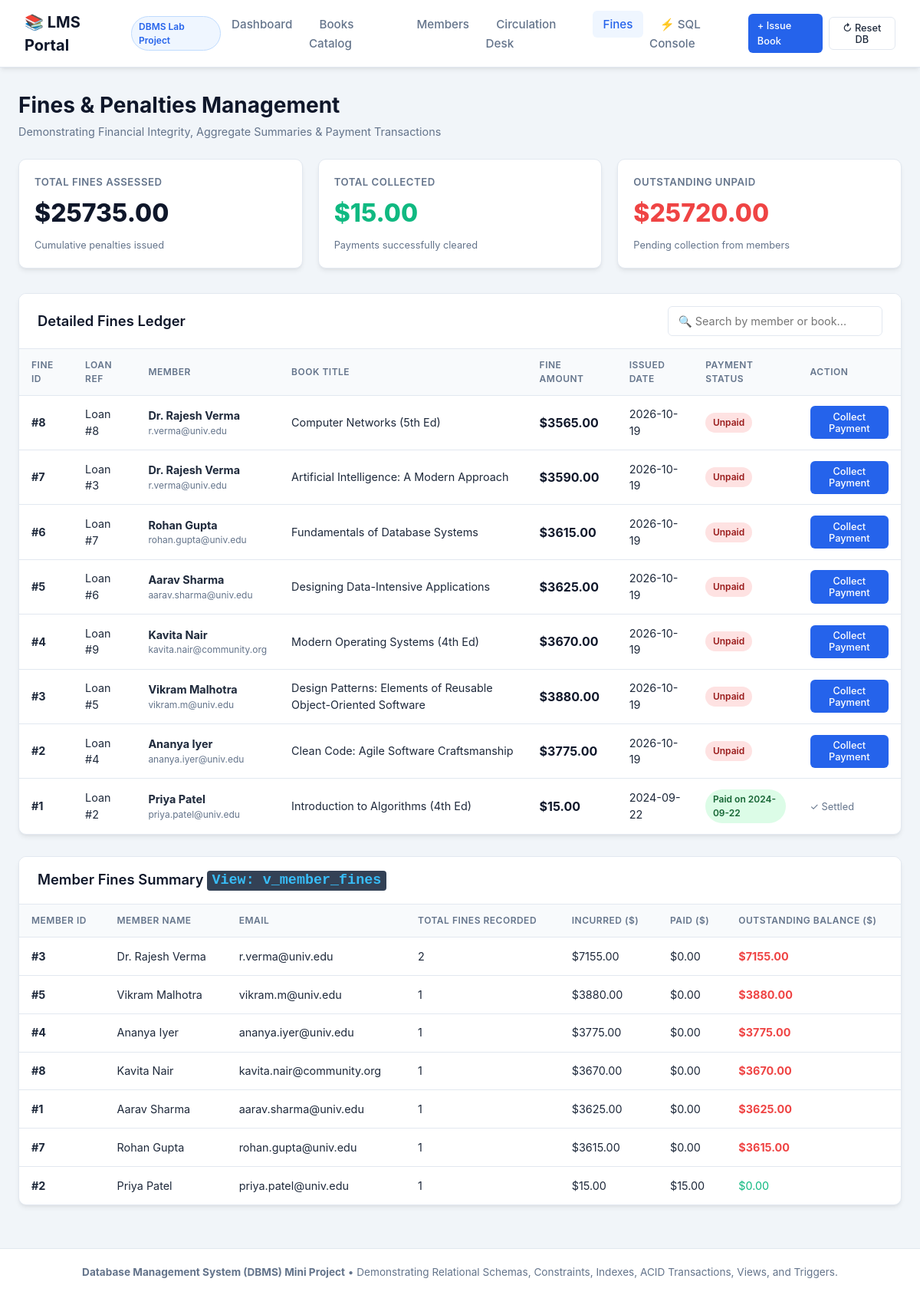
Page /fines on the committed database.
### tables this page shows
CREATE TABLE fines (
    fine_id INTEGER PRIMARY KEY AUTOINCREMENT,
    loan_id INTEGER NOT NULL UNIQUE,
    fine_amount REAL NOT NULL DEFAULT 0.0 CHECK(fine_amount >= 0.0),
    fine_date DATE NOT NULL DEFAULT (DATE('now')),
    paid_status TEXT NOT NULL CHECK(paid_status IN ('Unpaid', 'Paid')) DEFAULT 'Unpaid',
    paid_date DATE,
    FOREIGN KEY (loan_id) REFERENCES loans(loan_id) ON DELETE CASCADE
);

CREATE TABLE members (
    member_id INTEGER PRIMARY KEY AUTOINCREMENT,
    first_name TEXT NOT NULL,
    last_name TEXT NOT NULL,
    email TEXT NOT NULL UNIQUE,
    phone TEXT NOT NULL,
    membership_type TEXT NOT NULL CHECK(membership_type IN ('Student', 'Faculty', 'General')) DEFAULT 'Student',
    join_date DATE NOT NULL DEFAULT (DATE('now')),
    max_books_allowed INTEGER NOT NULL DEFAULT 3 CHECK(max_books_allowed > 0),
    status TEXT NOT NULL CHECK(status IN ('Active', 'Suspended', 'Expired')) DEFAULT 'Active'
);

CREATE TABLE books (
    book_id INTEGER PRIMARY KEY AUTOINCREMENT,
    isbn TEXT NOT NULL UNIQUE,
    title TEXT NOT NULL,
    category_id INTEGER NOT NULL,
    publisher_id INTEGER,
    publication_year INTEGER CHECK(publication_year >= 1000 AND publication_year <= 2100),
    total_copies INTEGER NOT NULL DEFAULT 1 CHECK(total_copies >= 0),
    available_copies INTEGER NOT NULL DEFAULT 1 CHECK(available_copies >= 0 AND available_copies <= total_copies),
    shelf_location TEXT,
    price REAL NOT NULL DEFAULT 0.0 CHECK(price >= 0.0),
    FOREIGN KEY (category_id) REFERENCES categories(category_id) ON DELETE RESTRICT,
    FOREIGN KEY (publisher_id) REFERENCES publishers(publisher_id) ON DELETE SET NULL
);

### app.py (the view)
@app.route("/fines")
def fines():
    fines_list = database.query_all("""
        SELECT f.fine_id, f.loan_id, f.fine_amount, f.fine_date, f.paid_status, f.paid_date,
               m.first_name || ' ' || m.last_name AS member_name, m.email AS member_email,
               b.title AS book_title
        FROM fines f
        JOIN loans l ON f.loan_id = l.loan_id
        JOIN members m ON l.member_id = m.member_id
        JOIN books b ON l.book_id = b.book_id
        ORDER BY f.paid_status DESC, f.fine_date DESC
    """)
    aggregates = database.query_one("""
        SELECT
            COALESCE(SUM(fine_amount), 0.0) AS total_assessed,
            COALESCE(SUM(CASE WHEN paid_status = 'Paid' THEN fine_amount ELSE 0 END), 0.0) AS total_collected,
            COALESCE(SUM(CASE WHEN paid_status = 'Unpaid' THEN fine_amount ELSE 0 END), 0.0) AS total_pending
        FROM fines
    """)
    member_fines = database.query_all("""
        SELECT * FROM v_member_fines
        WHERE total_fine_incurred > 0
        ORDER BY total_fine_outstanding DESC
    """)
    return render_template(
        "fines.html",
        fines=fines_list,
        total_assessed=aggregates["total_assessed"],
        total_collected=aggregates["total_collected"],
        total_pending=aggregates["total_pending"],
        member_fines=member_fines
    )

### database.py (called while the page is built)
def get_connection() -> sqlite3.Connection:
    conn = sqlite3.connect(DB_PATH)
    conn.execute("PRAGMA foreign_keys = ON;")
    conn.row_factory = sqlite3.Row
    return conn

def query_all(sql: str, params: tuple = ()) -> List[Dict[str, Any]]:
    conn = get_connection()
    try:
        cursor = conn.cursor()
        cursor.execute(sql, params)
        rows = cursor.fetchall()
        return [dict(row) for row in rows]
    finally:
        conn.close()

def query_one(sql: str, params: tuple = ()) -> Optional[Dict[str, Any]]:
    conn = get_connection()
    try:
        cursor = conn.cursor()
        cursor.execute(sql, params)
        row = cursor.fetchone()
        return dict(row) if row else None
    finally:
        conn.close()

### templates/fines.html (shortened to what this page needs)
{% extends 'base.html' %}
{% block content %}
<div class="page-header">
  <div>
    <h1 class="page-title">Fines &amp; Penalties Management</h1>
    <p class="page-subtitle">Demonstrating Financial Integrity, Aggregate Summaries &amp; Payment Transactions</p>
  </div>
</div>
<div class="metrics-grid">
  <div class="metric-card">
    <span class="metric-label">Total Fines Assessed</span>
    <span class="metric-value">${{ "%.2f"|format(total_assessed) }}</span>
    <span class="metric-footer">Cumulative penalties issued</span>
  </div>
  <div class="metric-card">
    <span class="metric-label">Total Collected</span>
    <span class="metric-value" style="color:var(--success);">${{ "%.2f"|format(total_collected) }}</span>
    <span class="metric-footer">Payments successfully cleared</span>
  </div>
  <div class="metric-card">
    <span class="metric-label">Outstanding Unpaid</span>
    <span class="metric-value" style="color:var(--danger);">${{ "%.2f"|format(total_pending) }}</span>
    <span class="metric-footer">Pending collection from members</span>
  </div>
</div>
<div class="card">
  <div class="card-header">
    <h3 class="card-title">Detailed Fines Ledger</h3>
    <div style="flex:1;max-width:280px;margin-left:auto;">
      <input type="text" id="finesFilter" placeholder="🔍 Search by member or book..." onkeyup="filterTable('finesFilter', 'finesTable')">
    </div>
  </div>
  <div class="table-responsive">
    <table id="finesTable">
      <thead>
        <tr>
          <th>Fine ID</th>
          <th>Loan Ref</th>
          <th>Member</th>
          <th>Book Title</th>
          <th>Fine Amount</th>
          <th>Issued Date</th>
          <th>Payment Status</th>
          <th>Action</th>
        </tr>
      </thead>
      <tbody>
        {% for fine in fines %}
        <tr>
          <td><strong>#{{ fine.fine_id }}</strong></td>
          <td>Loan #{{ fine.loan_id }}</td>
          <td>
            <strong>{{ fine.member_name }}</strong>
            <div style="font-size:0.75rem;color:var(--text-muted);">{{ fine.member_email }}</div>
          </td>
          <td>{{ fine.book_title }}</td>
          <td><strong style="font-size:1rem;color:var(--dark);">${{ "%.2f"|format(fine.fine_amount) }}</strong></td>
          <td>{{ fine.fine_date }}</td>
          <td>
            {% if fine.paid_status == 'Paid' %}
              <span class="badge badge-success">Paid on {{ fine.paid_date }}</span>
            {% else %}
              <span class="badge badge-danger">Unpaid</span>
            {% endif %}
          </td>
          <td>
            {% if fine.paid_status == 'Unpaid' %}
              <form action="{{ url_for('pay_fine_route', fine_id=fine.fine_id) }}" method="POST" onsubmit="return confirm('Collect payment of ${{ fine.fine_amount }} from {{ fine.member_name }}?');">
                <button type="submit" class="btn btn-primary btn-sm">Collect Payment</button>
              </form>
            {% else %}
              <span style="color:var(--text-muted);font-size:0.8rem;">✓ Settled</span>
            {% endif %}
          </td>
        </tr>
        {% else %}
        <tr>
          <td colspan="8" style="text-align:center;padding:2rem;color:var(--text-muted);">No fine records found.</td>
        </tr>
        {% endfor %}
      </tbody>
    </table>
  </div>
</div>
<div class="card">
  <div class="card-header">
    <h3 class="card-title">Member Fines Summary <span class="sql-badge">View: v_member_fines</span></h3>
  </div>
  <div class="table-responsive">
    <table>
      <thead>
        <tr>
          <th>Member ID</th>
          <th>Member Name</th>
          <th>Email</th>
          <th>Total Fines Recorded</th>
          <th>Incurred ($)</th>
          <th>Paid ($)</th>
          <th>Outstanding Balance ($)</th>
        </tr>
      </thead>
      <tbody>
        {% for mf in member_fines %}
        <tr>
          <td><strong>#{{ mf.member_id }}</strong></td>
          <td>{{ mf.member_name }}</td>
          <td>{{ mf.email }}</td>
          <td>{{ mf.total_fines_count }}</td>
          <td>${{ "%.2f"|format(mf.total_fine_incurred) }}</td>
          <td>${{ "%.2f"|format(mf.total_fine_paid) }}</td>
          <td>
            {% if mf.total_fine_outstanding > 0 %}
              <strong style="color:var(--danger);">${{ "%.2f"|format(mf.total_fine_outstanding) }}</strong>
            {% else %}
              <span style="color:var(--success);">$0.00</span>
            {% endif %}
          </td>
        </tr>
        {% endfor %}
      </tbody>
    </table>
  </div>
</div>
{% endblock %}

### static/css/style.css (style rules this page uses)
:root { --primary: #2563eb; --primary-hover: #1d4ed8; --secondary: #64748b; --success: #10b981; --warning: #f59e0b; --danger: #ef4444; --dark: #0f172a; --light: #f8fafc; --card-bg: #ffffff; --border: #e2e8f0; --text-main: #1e293b; --text-muted: #64748b; --radius: 10px; --shadow: 0 4px 6px -1px rgba(0, 0, 0, 0.07), 0 2px 4px -2px rgba(0, 0, 0, 0.05); --shadow-lg: 0 10px 15px -3px rgba(0, 0, 0, 0.08), 0 4px 6px -4px rgba(0, 0, 0, 0.04); }
* { margin: 0; padding: 0; box-sizing: border-box; font-family: -apple-system, BlinkMacSystemFont, "Segoe UI", Roboto, "Helvetica Neue", Arial, sans-serif; }
body { background-color: #f1f5f9; color: var(--text-main); line-height: 1.5; min-height: 100vh; display: flex; flex-direction: column; }
.page-header { display: flex; justify-content: space-between; align-items: center; margin-bottom: 1.5rem; flex-wrap: wrap; gap: 1rem; }
.page-title { font-size: 1.75rem; font-weight: 700; color: var(--dark); }
.page-subtitle { font-size: 0.9rem; color: var(--text-muted); margin-top: 0.2rem; }
.metrics-grid { display: grid; grid-template-columns: repeat(auto-fit, minmax(220px, 1fr)); gap: 1.25rem; margin-bottom: 2rem; }
.metric-card { background: var(--card-bg); border: 1px solid var(--border); border-radius: var(--radius); padding: 1.25rem; box-shadow: var(--shadow); display: flex; flex-direction: column; transition: transform 0.15s ease, box-shadow 0.15s ease; }
.metric-label { font-size: 0.825rem; font-weight: 600; text-transform: uppercase; letter-spacing: 0.5px; color: var(--text-muted); }
.metric-value { font-size: 2rem; font-weight: 800; color: var(--dark); margin-top: 0.4rem; }
.metric-footer { font-size: 0.8rem; color: var(--text-muted); margin-top: 0.5rem; display: flex; align-items: center; gap: 0.25rem; }
.card { background: var(--card-bg); border: 1px solid var(--border); border-radius: var(--radius); box-shadow: var(--shadow); margin-bottom: 1.75rem; overflow: hidden; }
.card-header { padding: 1rem 1.5rem; border-bottom: 1px solid var(--border); background: #ffffff; display: flex; justify-content: space-between; align-items: center; flex-wrap: wrap; gap: 0.75rem; }
.card-title { font-size: 1.15rem; font-weight: 600; color: var(--dark); }
.table-responsive { overflow-x: auto; }
table { width: 100%; border-collapse: collapse; text-align: left; font-size: 0.9rem; }
th { background-color: #f8fafc; color: var(--text-muted); font-weight: 600; padding: 0.75rem 1rem; border-bottom: 1px solid var(--border); text-transform: uppercase; font-size: 0.75rem; letter-spacing: 0.5px; }
td { padding: 0.85rem 1rem; border-bottom: 1px solid var(--border); vertical-align: middle; }
tr:last-child td { border-bottom: none; }
.badge { display: inline-block; padding: 0.25rem 0.6rem; border-radius: 9999px; font-size: 0.75rem; font-weight: 600; }
.badge-success { background: #dcfce7; color: #166534; }
.badge-danger { background: #fee2e2; color: #991b1b; }
.btn { display: inline-flex; align-items: center; justify-content: center; gap: 0.4rem; font-weight: 500; font-size: 0.875rem; padding: 0.55rem 1.1rem; border-radius: 6px; cursor: pointer; border: 1px solid transparent; text-decoration: none; transition: all 0.2s ease; }
.btn-primary { background-color: var(--primary); color: #ffffff; }
.btn-sm { padding: 0.35rem 0.65rem; font-size: 0.8rem; }
input[type="text"], input[type="email"], input[type="number"], select, textarea { width: 100%; padding: 0.6rem 0.8rem; border-radius: 6px; border: 1px solid var(--border); background-color: #ffffff; color: var(--text-main); font-size: 0.9rem; outline: none; transition: border-color 0.2s ease, box-shadow 0.2s ease; }
.sql-badge { background: #334155; color: #38bdf8; font-family: monospace; padding: 0.15rem 0.4rem; border-radius: 4px; }

### rows in the picture
fines: fine_id "8", loan_id "8", member_name "Dr. Rajesh Verma", member_email "r.verma@univ.edu", book_title "Computer Networks (5th Ed)", fine_amount "3565.00", fine_date "2026-10-19", paid_status "Unpaid"
fines: fine_id "7", loan_id "3", member_name "Dr. Rajesh Verma", member_email "r.verma@univ.edu", book_title "Artificial Intelligence: A Modern Approach", fine_amount "3590.00", fine_date "2026-10-19", paid_status "Unpaid"
fines: fine_id "6", loan_id "7", member_name "Rohan Gupta", member_email "rohan.gupta@univ.edu", book_title "Fundamentals of Database Systems", fine_amount "3615.00", fine_date "2026-10-19", paid_status "Unpaid"
fines: fine_id "5", loan_id "6", member_name "Aarav Sharma", member_email "aarav.sharma@univ.edu", book_title "Designing Data-Intensive Applications", fine_amount "3625.00", fine_date "2026-10-19", paid_status "Unpaid"
fines: fine_id "4", loan_id "9", member_name "Kavita Nair", member_email "kavita.nair@community.org", book_title "Modern Operating Systems (4th Ed)", fine_amount "3670.00", fine_date "2026-10-19", paid_status "Unpaid"
fines: fine_id "3", loan_id "5", member_name "Vikram Malhotra", member_email "vikram.m@univ.edu", book_title "Design Patterns: Elements of Reusable Object-Oriented Software", fine_amount "3880.00", fine_date "2026-10-19", paid_status "Unpaid"
fines: fine_id "2", loan_id "4", member_name "Ananya Iyer", member_email "ananya.iyer@univ.edu", book_title "Clean Code: Agile Software Craftsmanship", fine_amount "3775.00", fine_date "2026-10-19", paid_status "Unpaid"
fines: fine_id "1", loan_id "2", member_name "Priya Patel", member_email "priya.patel@univ.edu", book_title "Introduction to Algorithms (4th Ed)", fine_amount "15.00", fine_date "2024-09-22", paid_date "2024-09-22", paid_status "✓ Settled"
members: member_id "3", member_name "Dr. Rajesh Verma", email "r.verma@univ.edu", total_fines_count "2", total_fine_incurred "7155.00", total_fine_paid "0.00", total_fine_outstanding "7155.00"
members: member_id "5", member_name "Vikram Malhotra", email "vikram.m@univ.edu", total_fines_count "1", total_fine_incurred "3880.00", total_fine_paid "0.00", total_fine_outstanding "3880.00"
members: member_id "4", member_name "Ananya Iyer", email "ananya.iyer@univ.edu", total_fines_count "1", total_fine_incurred "3775.00", total_fine_paid "0.00", total_fine_outstanding "3775.00"
members: member_id "8", member_name "Kavita Nair", email "kavita.nair@community.org", total_fines_count "1", total_fine_incurred "3670.00", total_fine_paid "0.00", total_fine_outstanding "3670.00"
members: member_id "1", member_name "Aarav Sharma", email "aarav.sharma@univ.edu", total_fines_count "1", total_fine_incurred "3625.00", total_fine_paid "0.00", total_fine_outstanding "3625.00"
members: member_id "7", member_name "Rohan Gupta", email "rohan.gupta@univ.edu", total_fines_count "1", total_fine_incurred "3615.00", total_fine_paid "0.00", total_fine_outstanding "3615.00"
members: member_id "2", member_name "Priya Patel", email "priya.patel@univ.edu", total_fines_count "1", total_fine_incurred "15.00", total_fine_paid "15.00", shows "$0.00"

### other values in the picture
{{ "%.2f"|format(total_assessed) }} "25735.00"
{{ "%.2f"|format(total_collected) }} "15.00"
{{ "%.2f"|format(total_pending) }} "25720.00"
